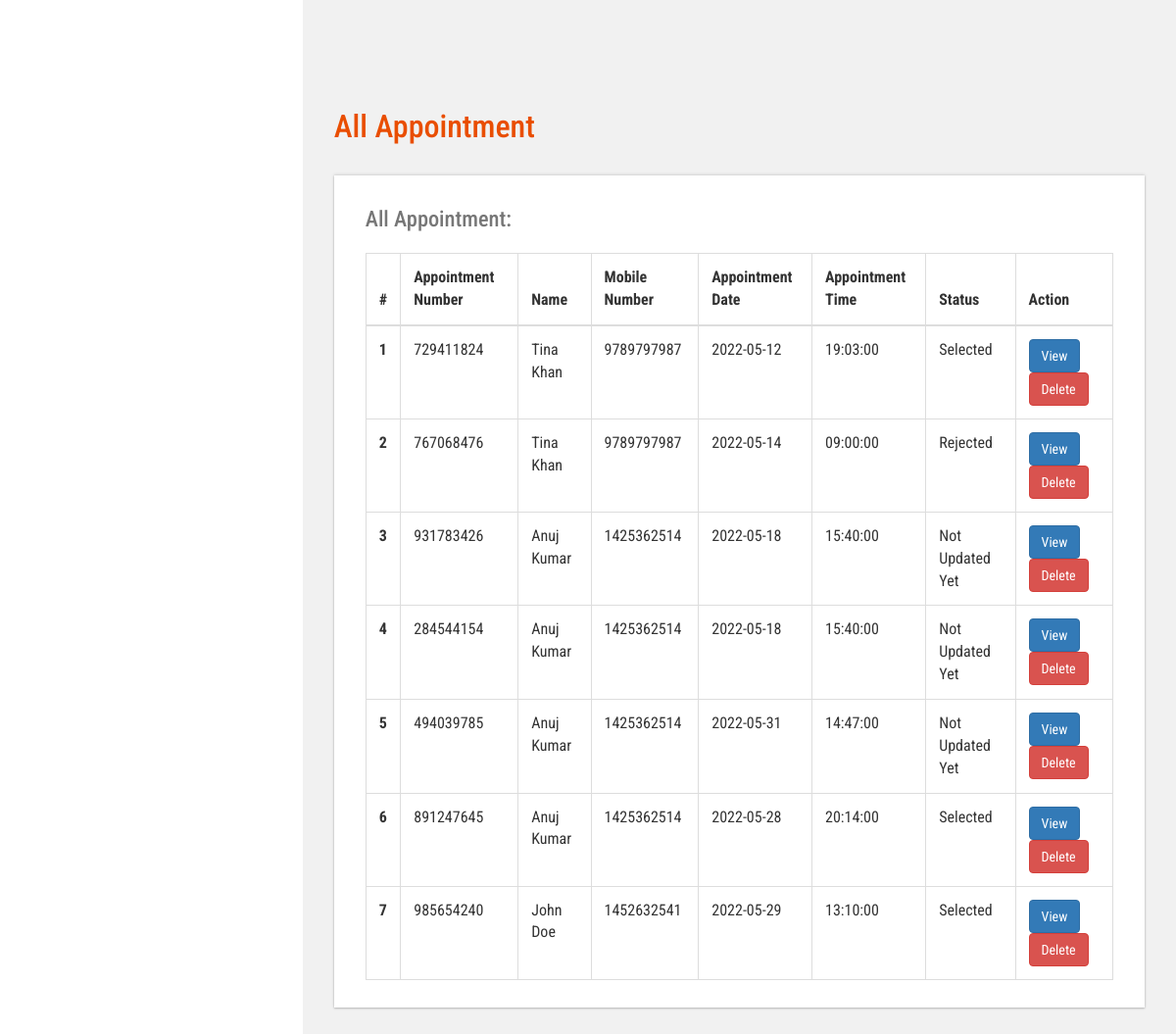
Page /admin/all-appointment.php (signed in) on the committed database.
### tables this page shows
CREATE TABLE `tblbook` (
  `ID` int(10) NOT NULL,
  `UserID` int(10) DEFAULT NULL,
  `AptNumber` int(10) DEFAULT NULL,
  `AptDate` date DEFAULT NULL,
  `AptTime` time DEFAULT NULL,
  `Message` mediumtext DEFAULT NULL,
  `BookingDate` timestamp NULL DEFAULT current_timestamp(),
  `Remark` varchar(250) DEFAULT NULL,
  `Status` varchar(250) DEFAULT NULL,
  `RemarkDate` timestamp NULL DEFAULT NULL ON UPDATE current_timestamp()
);

CREATE TABLE `tbluser` (
  `ID` int(10) NOT NULL,
  `FirstName` varchar(120) DEFAULT NULL,
  `LastName` varchar(250) DEFAULT NULL,
  `MobileNumber` bigint(10) DEFAULT NULL,
  `Email` varchar(120) DEFAULT NULL,
  `Password` varchar(120) DEFAULT NULL,
  `RegDate` timestamp NULL DEFAULT current_timestamp()
);

### admin/all-appointment.php (the view, shortened to what this page needs)
<?php
if (strlen($_SESSION['bpmsaid']==0)) {
  header('location:logout.html');
  } else{
  ?>
<!DOCTYPE HTML>
<html>
<head>
<link href="css/bootstrap.css" rel='stylesheet' type='text/css' />
<link href="css/style.css" rel='stylesheet' type='text/css' />
<link href="css/font-awesome.css" rel="stylesheet">
<link href="css/animate.css" rel="stylesheet" type="text/css" media="all">
<link href="css/custom.css" rel="stylesheet">
</head>
<body class="cbp-spmenu-push">
	<div class="main-content">
		<div id="page-wrapper">
			<div class="main-page">
				<div class="tables">
					<h3 class="title1">All Appointment</h3>
					<div class="table-responsive bs-example widget-shadow">
						<h4>All Appointment:</h4>
						<table class="table table-bordered"> <thead> <tr> <th>#</th>
							<th> Appointment Number</th>
							<th>Name</th><th>Mobile Number</th>
							<th>Appointment Date</th>
							<th>Appointment Time</th>
							<th>Status</th>
							<th>Action</th> </tr> </thead> <tbody>
<?php
$ret=mysqli_query($con,"select tbluser.FirstName,tbluser.LastName,tbluser.Email,tbluser.MobileNumber,tblbook.ID as bid,tblbook.AptNumber,tblbook.AptDate,tblbook.AptTime,tblbook.Message,tblbook.BookingDate,tblbook.Status from tblbook join tbluser on tbluser.ID=tblbook.UserID");
$cnt=1;
while ($row=mysqli_fetch_array($ret)) {
?>
						 <tr> <th scope="row"><?php echo $cnt;?></th>
						 	<td><?php  echo $row['AptNumber'];?></td>
						 	<td><?php  echo $row['FirstName'];?> <?php  echo $row['LastName'];?></td>
						 	<td><?php  echo $row['MobileNumber'];?></td>
						 	<td><?php  echo $row['AptDate'];?></td>
						 	<td><?php  echo $row['AptTime'];?></td>
						 	<?php if($row['Status']==""){ ?>
                     <td class="font-w600"><?php echo "Not Updated Yet"; ?></td>
                     <?php } else { ?>
                      <td><?php  echo $row['Status'];?></td><?php } ?>
                                       <td><a href="view-appointment.html?viewid=<?php echo $row['bid'];?>" class="btn btn-primary">View</a>
<a href="all-appointment.html?delid=<?php echo $row['bid'];?>" class="btn btn-danger" onClick="return confirm('Are you sure you want to delete?')">Delete</a>
                                       	</td> </tr>   <?php
$cnt=$cnt+1;
}?></tbody> </table>
					</div>
				</div>
			</div>
		</div>
	</div>
</body>
</html>
<?php }  ?>

### admin/css/style.css (style rules this page uses)
h4, h5, h6, h1, h2, h3 { margin: 0; }
html, body { font-family: 'Roboto Condensed', sans-serif; font-size: 100%; overflow-x: hidden; background: #fff; }
body a { transition: 0.5s all ease; -webkit-transition: 0.5s all ease; -moz-transition: 0.5s all ease; -o-transition: 0.5s all ease; -ms-transition: 0.5s all ease; text-decoration:none; }
h1,h2,h3,h4,h5,h6 { margin:0; }
.main-content { position: relative; }
.cbp-spmenu-push { overflow-x: hidden; position: relative; }
.cbp-spmenu, .cbp-spmenu-push { -webkit-transition: all 0.3s ease; -moz-transition: all 0.3s ease; transition: all 0.3s ease; }
.cbp-spmenu-push div#page-wrapper { margin: 0 0 0 19.3em; transition:.5s all; -webkit-transition:.5s all; -moz-transition:.5s all; }
.widget-shadow { background-color: #fff; box-shadow: 0 -1px 3px rgba(0,0,0,.12),0 1px 2px rgba(0,0,0,.24); -webkit-box-shadow: 0 -1px 3px rgba(0,0,0,.12),0 1px 2px rgba(0,0,0,.24); -moz-box-shadow: 0 -1px 3px rgba(0,0,0,.12),0 1px 2px rgba(0,0,0,.24); }
h3.title1 { font-size: 2em; color: #e94e02; margin-bottom: 0.8em; }
.table > thead > tr > th, .table > tbody > tr > th, .table > tfoot > tr > th, .table > thead > tr > td, .table > tbody > tr > td, .table > tfoot > tr > td { border-top: none; }
.tables h4 { font-size: 1.4em; margin-bottom: 1em; color: #777777; }
.tables .panel-body ,.tables .bs-example { padding: 2em 2em 0.5em; }
.tables .table > thead > tr > th, .tables .table > tbody > tr > th, .tables .table > tfoot > tr > th, .tables .table > thead > tr > td, .tables .table > tbody > tr > td, .tables .table > tfoot > tr > td { padding: 13px; border-top: 1px solid #E0E0E0; }
.bs-example { margin-top: 2em; }

### admin/css/custom.css (style rules this page uses)
#page-wrapper { padding:7em 2em 2.5em; background-color: #F1F1F1; }

### rows in the picture
tblbook: AptNumber "729411824", UserID.FirstName "Tina", UserID.LastName "Khan", UserID.MobileNumber "9789797987", AptDate "2022-05-12", AptTime "19:03:00", Status "Selected"
tblbook: AptNumber "767068476", UserID.FirstName "Tina", UserID.LastName "Khan", UserID.MobileNumber "9789797987", AptDate "2022-05-14", AptTime "09:00:00", Status "Rejected"
tblbook: AptNumber "931783426", UserID.FirstName "Anuj", UserID.LastName "Kumar", UserID.MobileNumber "1425362514", AptDate "2022-05-18", AptTime "15:40:00", shows "Not Updated Yet"
tblbook: AptNumber "284544154", UserID.FirstName "Anuj", UserID.LastName "Kumar", UserID.MobileNumber "1425362514", AptDate "2022-05-18", AptTime "15:40:00", shows "Not Updated Yet"
tblbook: AptNumber "494039785", UserID.FirstName "Anuj", UserID.LastName "Kumar", UserID.MobileNumber "1425362514", AptDate "2022-05-31", AptTime "14:47:00", shows "Not Updated Yet"
tblbook: AptNumber "891247645", UserID.FirstName "Anuj", UserID.LastName "Kumar", UserID.MobileNumber "1425362514", AptDate "2022-05-28", AptTime "20:14:00", Status "Selected"
tblbook: AptNumber "985654240", UserID.FirstName "John", UserID.LastName "Doe", UserID.MobileNumber "1452632541", AptDate "2022-05-29", AptTime "13:10:00", Status "Selected"
